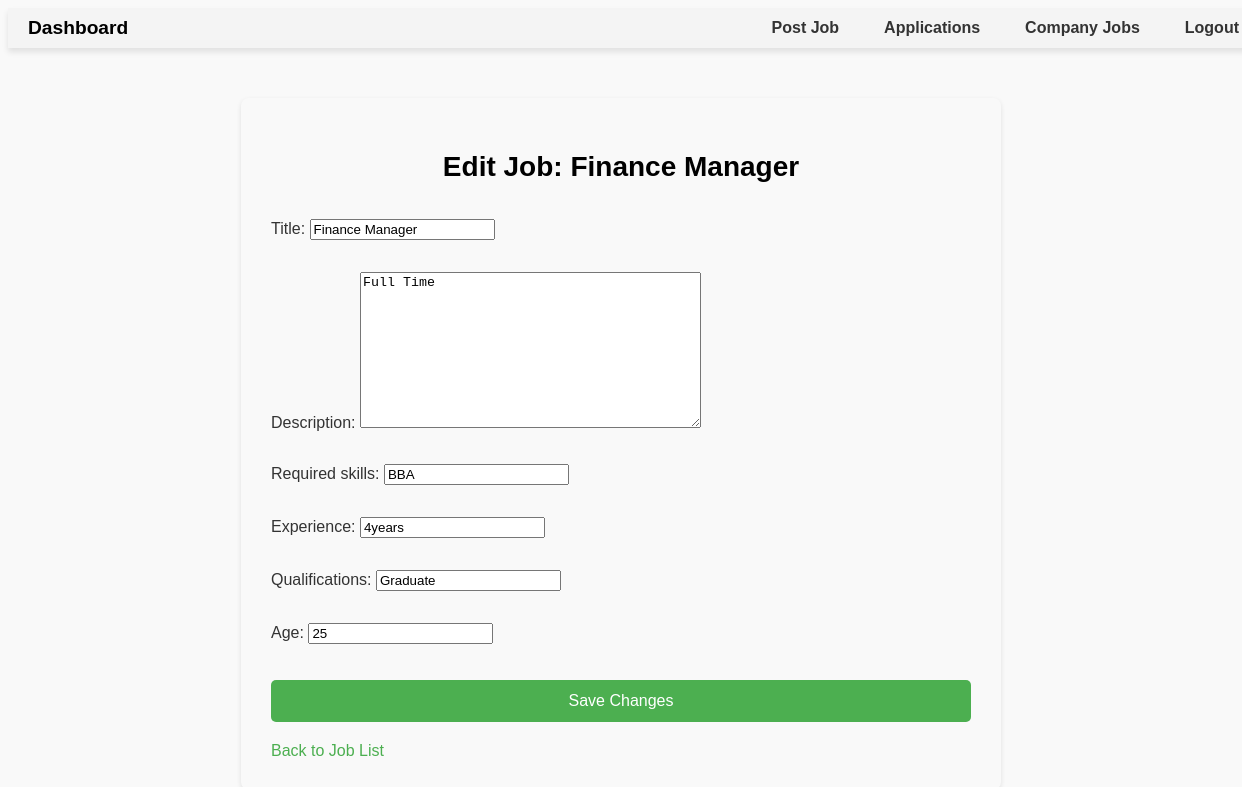
Screenshot of /companies/company/jobs/edit/14/ (signed in) with the database file from the repository.
### companies/models.py (models this page shows, shortened)
class Job(models.Model):
    title = models.CharField(max_length=255)
    description = models.TextField()
    company = models.ForeignKey(settings.AUTH_USER_MODEL, on_delete=models.CASCADE, related_name='jobs')  # Use AUTH_USER_MODEL
    required_skills = models.CharField(max_length=255, blank=True, null=True)
    experience = models.CharField(max_length=100, blank=True, null=True)
    qualifications = models.CharField(max_length=255, blank=True, null=True)
    age = models.PositiveIntegerField(blank=True, null=True)
    posted_at = models.DateTimeField(auto_now_add=True)

### companies/views.py (the view)
# urls.py: path('company/jobs/edit/<int:job_id>/', views.edit_job, name='edit_job'),  # URL to edit a job
@login_required
def edit_job(request, job_id):
    if request.user.role != 'company':
        return redirect('login')  # Redirect to login page if the user is not a company
    try:
        job = Job.objects.get(id=job_id, company=request.user)
    except Job.DoesNotExist:
        messages.error(request, 'Job not found or you do not have permission to edit this job.')
        return redirect('company_jobs')
    if request.method == 'POST':
        form = JobForm(request.POST, instance=job)
        if form.is_valid():
            form.save()
            messages.success(request, 'Job updated successfully!')
            return redirect('company_jobs')
    else:
        form = JobForm(instance=job)
    return render(request, 'companies/edit_job.html', {'form': form, 'job': job})

### companies/forms.py
class JobForm(forms.ModelForm):
    class Meta:
        model = Job
        fields = ['title', 'description', 'required_skills', 'experience', 'qualifications', 'age']

### companies/templates/companies/edit_job.html (shortened to what this page needs)
<!DOCTYPE html>
<html lang="en">
<head>
</head>
<body>
    <nav>
        <div class="company-name">
            <a href="{% url 'company_dashboard' %}" style="text-decoration: none; color: inherit;">Dashboard</a>
        </div>        <ul>
            <li><a href="{% url 'post_job' %}">Post Job</a></li>
            <li><a href="{% url 'applications' %}">Applications</a></li>
            <li><a href="{% url 'company_jobs' %}">Company Jobs</a></li>
            <li><a href="{% url 'logout_company' %}">Logout</a></li>
        </ul>
    </nav>
    <div class="job-edit-form">
        <h2>Edit Job: {{ job.title }}</h2>
        <form method="POST">
            {{ form.as_p }}
            <button type="submit">Save Changes</button>
        </form>
        <a href="{% url 'company_jobs' %}">Back to Job List</a>
    </div>
</body>
</html>

### companies/templates/companies/edit_job.html (style rules this page uses)
body { background-color: #f9f9f9; color: #333; font-family: Arial, sans-serif; }
nav { width: 100%; background-color: #f4f4f4; padding: 10px 20px; display: flex; justify-content: space-between; align-items: center; box-shadow: 0 4px 6px rgba(0, 0, 0, 0.1); margin-bottom: 20px; height: 20px; }
nav .company-name { font-size: 1.2rem; font-weight: bold; color: black; cursor: pointer; }
nav ul { list-style-type: none; display: flex; gap: 15px; }
nav ul li { font-size: 1rem; font-weight: bold; }
nav ul li a { text-decoration: none; color: #333; padding: 10px 15px; border-radius: 4px; transition: background-color 0.3s ease, color 0.3s ease; }
.job-edit-form { padding: 30px; max-width: 700px; margin: 50px auto; border-radius: 8px; box-shadow: 0 2px 5px rgba(0, 0, 0, 0.1); }
.job-edit-form h2 { font-size: 28px; margin-bottom: 20px; text-align: center; color: black; }
.job-edit-form form { display: flex; flex-direction: column; }
.job-edit-form form button { padding: 12px; background-color: #4CAF50; border: none; color: white; cursor: pointer; margin-top: 20px; border-radius: 5px; font-size: 16px; transition: background-color 0.3s ease; }
.job-edit-form a { text-decoration: none; color: #4CAF50; margin-top: 20px; display: inline-block; font-size: 16px; text-align: center; }

### rows the page displays
Job: title "Finance Manager", description "Full Time", required_skills "BBA", experience "4years", qualifications "Graduate", age "25"
